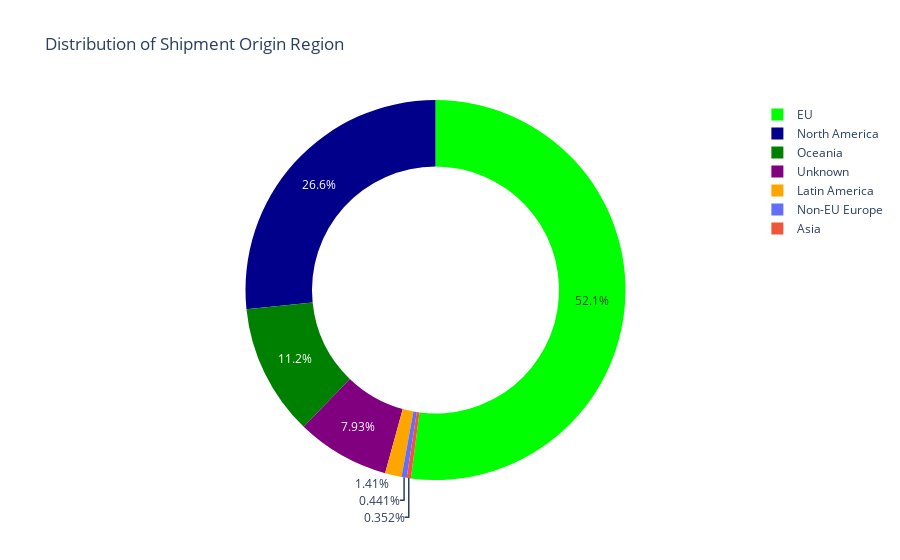

Write notebook code for a chart like this one.
### Markdown cell above
There appears to be a small number of extreme outliers in the price per gram. Fourteen listings are listed as being more than 700USD per gram which is far above traditional pricing. The Global Drug Survey 2018 reported that prices are highest in Oceania where, on average, a gram of cocaine will set you back 336AUD and 310AUD in New Zealand and Australia respectively. These figures are derived mostly from street level prices which at which the product is likely to be cut with other substances which serves to both decrease purity and increase profitability. As such it is possible that buying high purity cocaine online would cost more than the reported street price for the same quantity. Another thing to consider is that this survey was carried out a few years after these listings were posted and the price may have changed dramatically since then. In light of this we will exclude from the analysis all listings with a calculated price per gram above 700USD.

### Code cell
dfcoca = dfcoca[dfcoca['Gram_Price'] < 700]
dfcoca = dfcoca[dfcoca['Gram_Price'] > 20]

def donut_plot(vari, title1) :
    """Displays distribution of churn status for given variable"""
    trace1 = go.Pie(values  = dfcoca[vari].value_counts().values.tolist(),
                    labels  = dfcoca[vari].value_counts().keys().tolist(),
                    hoverinfo = "label+percent",
                    domain  = dict(x = [0,1]),
                    name    = "Proportion",
                    hole    = .65,
                    sort = False,
                    marker = dict(colors = ['lime','darkblue','green', 'purple', 'orange']                    
                   ))


    layout = go.Layout(dict(title = "Distribution of " + title1
                           )
                      ) 
    fig  = go.Figure(data = trace1,layout = layout)
    fig.show()

# Donut plot proportion originating from each region
donut_plot('Origin_region','Shipment Origin Region')

### Figure 1 — Plotly figure (JSON) as saved in the notebook; plotly's stock layout.template omitted (floating-point values rounded to 4 significant figures)
{"data": [{"domain": {"x": [0, 1]}, "hole": 0.65, "hoverinfo": "label+percent", "labels": ["EU", "North America", "Oceania", "Unknown", "Latin America", "Non-EU Europe", "Asia"], "marker": {"colors": ["lime", "darkblue", "green", "purple", "orange"]}, "name": "Proportion", "sort": false, "type": "pie", "values": [591, 302, 127, 90, 16, 5, 4]}], "layout": {"title": {"text": "Distribution of Shipment Origin Region"}}}
